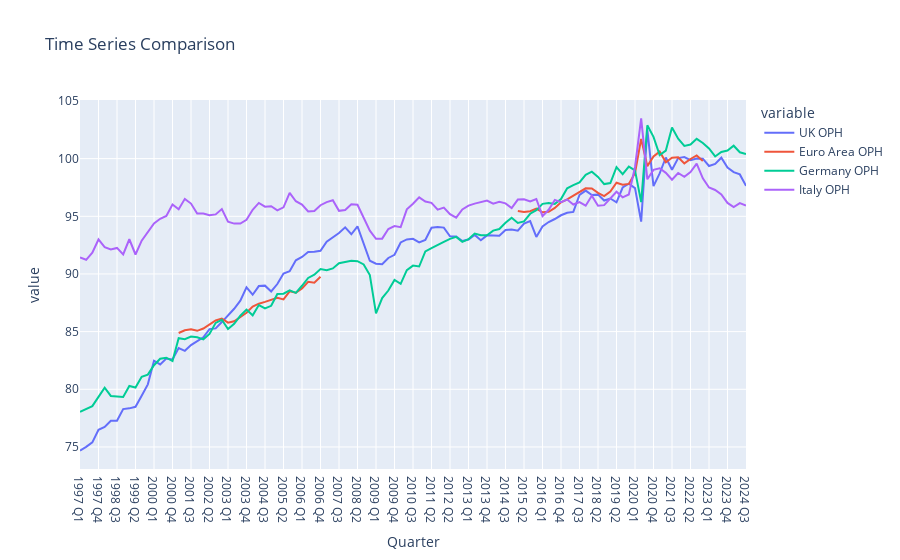

The notebook cell this image was saved under:
### Code cell
fig = px.line(dataset, 
              x="Quarter", 
              y=["UK OPH", "Euro Area OPH", "Germany OPH", "Italy OPH"], 
              title="Time Series Comparison")
fig.show()
